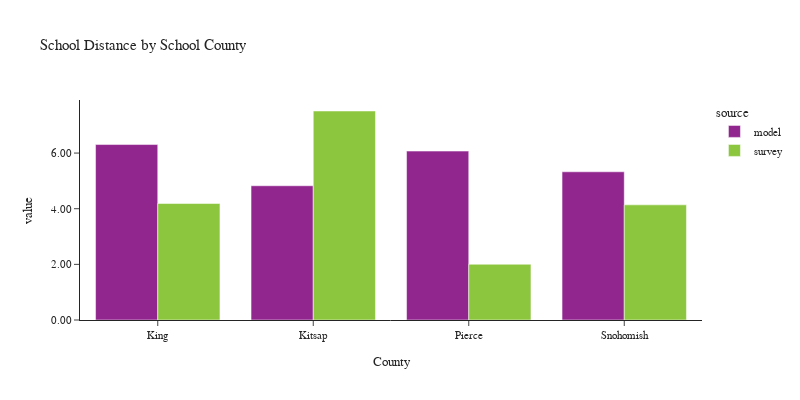

Write notebook code for a chart like this one.
### Code cell
plot_school_location(df_students, 'CountyName_school', 'School County', 'County')

### Figure 1 — Plotly figure (JSON) as saved in the notebook; plotly's stock layout.template omitted (floating-point values rounded to 4 significant figures)
{"data": [{"alignmentgroup": "True", "customdata": [[530078], [54608], [221636], [166737]], "hovertemplate": "source=model<br>CountyName_school=%{x}<br>value=%{y}<br>sample count=%{customdata[0]}<extra></extra>", "legendgroup": "model", "marker": {"color": "#91268F", "pattern": {"shape": ""}}, "name": "model", "offsetgroup": "model", "orientation": "v", "showlegend": true, "textposition": "auto", "type": "bar", "x": ["King", "Kitsap", "Pierce", "Snohomish"], "xaxis": "x", "y": [6.307, 4.825, 6.072, 5.327], "yaxis": "y"}, {"alignmentgroup": "True", "customdata": [[564], [54], [103], [176]], "hovertemplate": "source=survey<br>CountyName_school=%{x}<br>value=%{y}<br>sample count=%{customdata[0]}<extra></extra>", "legendgroup": "survey", "marker": {"color": "#8CC63E", "pattern": {"shape": ""}}, "name": "survey", "offsetgroup": "survey", "orientation": "v", "showlegend": true, "textposition": "auto", "type": "bar", "x": ["King", "Kitsap", "Pierce", "Snohomish"], "xaxis": "x", "y": [4.187, 7.512, 2.004, 4.139], "yaxis": "y"}], "layout": {"barmode": "group", "font": {"size": 11}, "height": 400, "legend": {"title": {"text": "source"}, "tracegroupgap": 0}, "title": {"text": "School Distance by School County"}, "width": 800, "xaxis": {"anchor": "y", "domain": [0.0, 1.0], "title": {"text": "County"}}, "yaxis": {"anchor": "x", "domain": [0.0, 1.0], "tickformat": ".2f", "title": {"text": "value"}}}}
